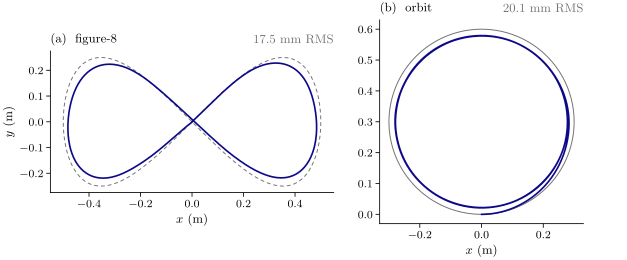

Generate this figure with Python:
#!/usr/bin/env python3
"""Eight carriers in the twin (5 SQP iterations): the ring's path on the figure-8 and the orbit against the reference.

Message: with eight carriers the ring follows both paths within about 2 cm (17.5 and 20.1 mm clock-free RMS).
Data: R2771 (s8_fig8_h5_v200_R50_L100_it5), R2769 (s8_orbit_r30_v200_R50_L100_it5); PATH_START to LAND.
"""
import glob
import os
import sys

import numpy as np
import pandas as pd

sys.path.insert(0, os.path.dirname(os.path.abspath(__file__)))
import review_style as S  # noqa: E402
import metrics as M  # noqa: E402

RUNS = (('R2771', 'figure-8', '17.5 mm RMS'), ('R2769', 'orbit', '20.1 mm RMS'))
EIGHT = '#0d0887'                                    # plasma 0.0: one step darker than the 4-carrier purple


def main():
    S.setup()
    fig = S.figure('full', 2.6)
    axs = fig.subplots(1, 2)
    for ax, (rid, name, rms) in zip(axs, RUNS):
        run = glob.glob(os.path.join(S.REPO, 'results', '2026-10-2*', rid + '_*'))[0]
        ev = pd.read_csv(os.path.join(run, 'logs', 'events.csv'))
        t0 = float(ev.loc[ev.event == 'PATH_START', 'sim_time'].iloc[0]) if (ev.event == 'PATH_START').any() \
            else float(ev.loc[ev.event == 'LIFTED', 'sim_time'].iloc[0]) + 10.0
        t1 = float(ev.loc[ev.event == 'LAND', 'sim_time'].iloc[0])
        d = M.load_run(run)['data']
        t = np.asarray(d['t'], float)
        m = (t >= t0) & (t <= t1)
        ax.plot(np.asarray(d['payload_ref_x'], float)[m], np.asarray(d['payload_ref_y'], float)[m], **S.REF)
        ax.plot(np.asarray(d['payload_x'], float)[m], np.asarray(d['payload_y'], float)[m], color=EIGHT,
                lw=S.LW_HERO)
        ax.set_aspect('equal')
        ax.set_xlabel('$x$ (m)')
        S.panel(ax, 'ab'[RUNS.index((rid, name, rms))], name)
        ax.annotate(rms, xy=(1, 1), xycoords='axes fraction', xytext=(0, 4), textcoords='offset points',
                    ha='right', va='bottom', fontsize=9, color=S.GREY)
    axs[0].set_ylabel('$y$ (m)')
    S.save(fig, 'fig_s8_paths')


if __name__ == '__main__':
    main()
